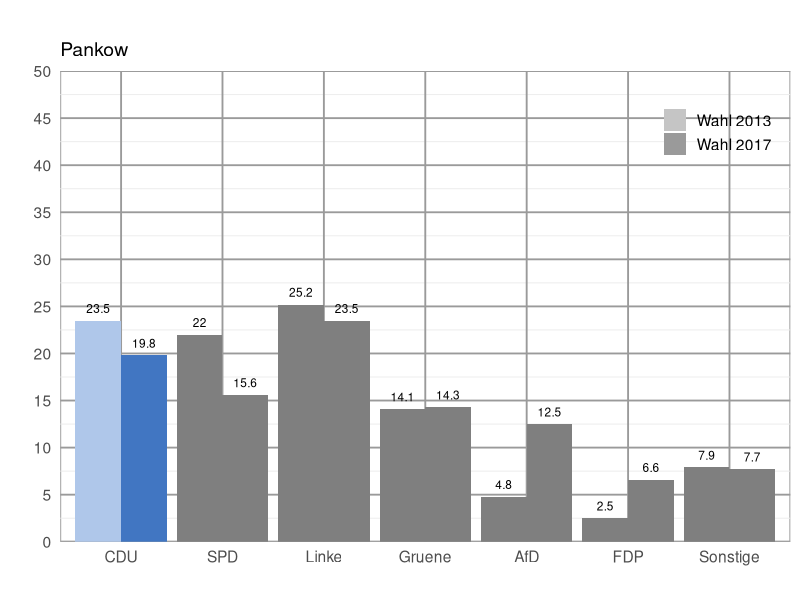

The R source for this figure:
# libraries
require(dplyr)
require(ggplot2)
# current directory with required data
setwd("/Users/Jonas/Desktop/DataScience_BTW")

## import file
# dec="," so that comma seperated values are converted to decimal values
read.csv(file = "Zweitstimme_2017_2013.csv", sep = ";", dec=",") -> zweitstimme

## select "Wahlkreis == Mitte", save as new table "mitte"
# %>% ist eine chain, um Befehle von dplyr zu verbinden
zweitstimme %>% filter(Wahlkreis == "Pankow") -> pankow

# open up a blank image that we want to save our chart in
png(filename = "76.png",
	width = 6,
	height = 4,
	units = "in",
	res = 200,
	# background is supposed to be transparent
	bg = "transparent")

## make combined dark and light color palette
# order: Afd, CDU, FDP, Gruene, Linke, Sonstige, SPD, Legende/Jahr
cols_dark <- c("#4176c2", "#000000", "#ffcc00", "#78bc1b", "#bd3075", "#707173", "#d71f1d", "#898989")
cols_light <- c("#afc7ea", "#7e7e7e", "#ffeda3", "#d4efaf", "#e293ba", "#cccccc", "#eb807f", "#B7B7B7")
colors <- c(rbind(cols_dark, cols_light))

## add a column that has a smaller number for the larger year and a larger number for the smaller year
# 10000-2017 = 7983 and 10000-2013 = 7987
# second row of table is now: CDU 2017     18.6  7983
# third row of table is now : CDU 2013     22.6  7987
table <- mutate(pankow, order = 10000 - Jahr)

## reorder levels so they are in the order in which they are in the table
# factors are variables in R which take on a limited number of different values
# factors are stored as a vector of int values with a corresponding set of values to use when the factor is displayed
# to change the order in which the levels will be displayed the levels= argugment can be given a vector of the variable in desired order
table$Partei <- factor(table$Partei, levels = unique(table$Partei))

## the trick is to fill by a factor that combines the party name and the order (10000 - year)
# aes sets the genereal aesthetics of the bar
# fill= sets how the bars are colored; scale_file_manual specifies
ggplot(table, aes(x=Partei, group=Jahr, y=Ergebnis, fill=factor(paste0(Partei,order)))) + 
  geom_col(position="dodge") +
  scale_fill_manual(values = colors,
                    breaks = paste0(table$Partei[1], 10000-c(2017, 2013)),
                    labels = c("Wahl 2013", "Wahl 2017"),
                    name = "") +
  # "Wahlkreis" as title of bar chart
  ggtitle("", table$Wahlkreis) +
  # get rid of "Partei" as label for x axis
  xlab("") +
  # get rid of "Ergebnis" as label for y axis
  ylab("") +
  # breaks specificed by a numeric vector of positions in order to have 5 steps intervalls
  scale_y_continuous(limits = c(0, 50), expand = c(0, 0), breaks = c(0, 5, 10, 15, 20, 25, 30, 35, 40, 45, 50)) +
  # geom_text puts the election values on top of each bar
  # hjust = left or right relationg bar, vjust = height over bar
  # size = 3 is size of font
  geom_text(aes(label = table$Ergebnis, angle=0,hjust=0.5), size=3, position=position_dodge(width=0.9), vjust=-0.85) +
  # override the fill aes to get gray colors in the legend
  guides(fill = guide_legend(override.aes = list(fill = c("#C5C5C5", "#9A9A9A")))) +
  # standard theme: theme_minimal; 14 defines font size
  theme_minimal(14) +
  #sets the position of the legend by a numeric vector c(x,y) with x and y as coordinates  
  theme(legend.position = c(0.9, 0.9), rect = element_rect(fill = "transparent"),  
  		# frame of diagramm
  		panel.background = element_rect(colour = "#9A9A9A"),
  		panel.grid.minor = element_line(NULL),
  		# grid of diagram
   		panel.grid.major = element_line(colour = "#9A9A9A"),
   		panel.ontop = FALSE)
 
# save our image
dev.off()

